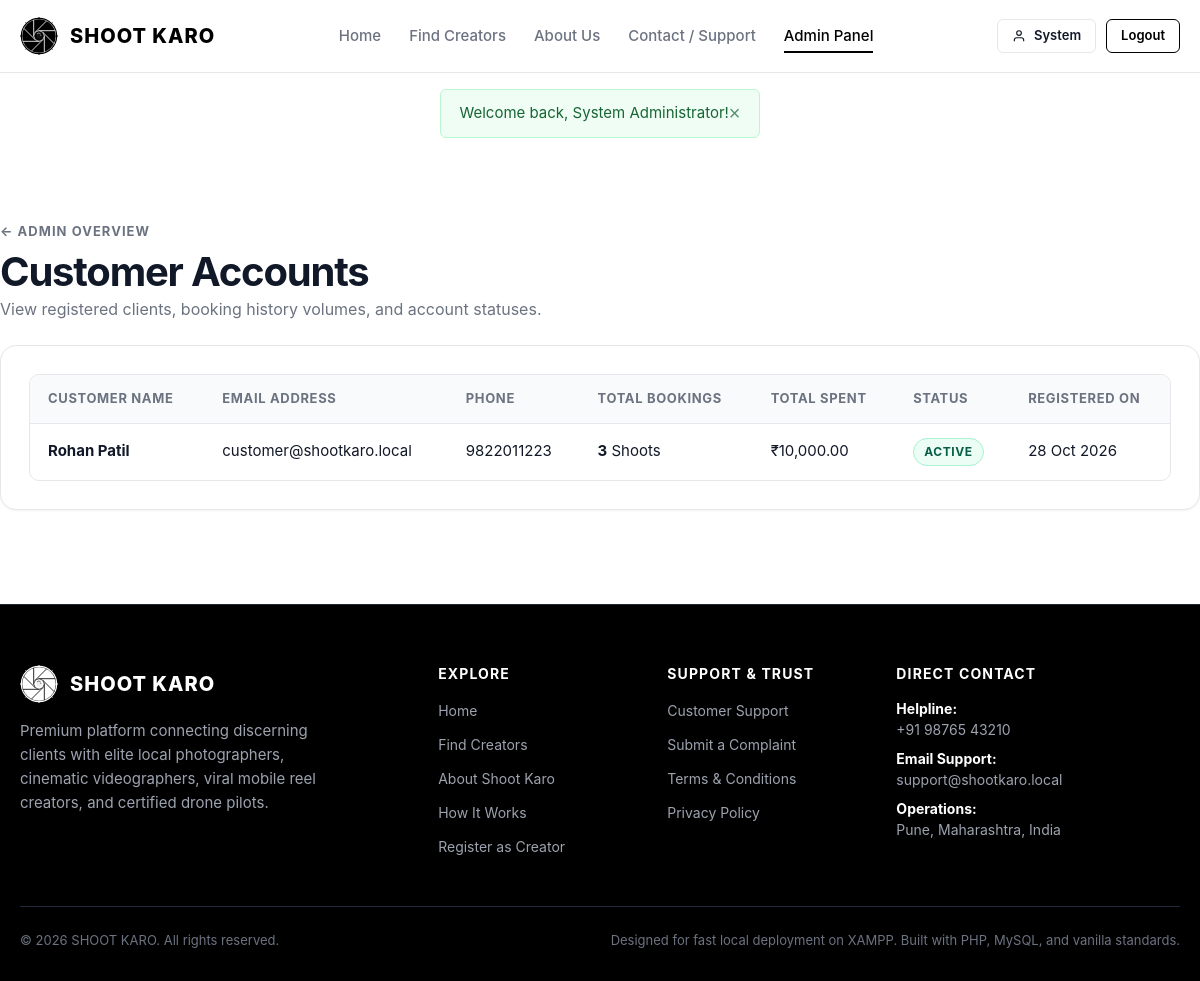
The page /admin/customers.php (signed in) on the database its author committed.
### tables this page shows
CREATE TABLE `users` (
  `id` INT UNSIGNED AUTO_INCREMENT PRIMARY KEY,
  `role` ENUM('customer', 'creator', 'admin') NOT NULL DEFAULT 'customer',
  `name` VARCHAR(120) NOT NULL,
  `email` VARCHAR(150) NOT NULL UNIQUE,
  `phone` VARCHAR(25) NOT NULL,
  `password_hash` VARCHAR(255) NOT NULL,
  `status` ENUM('active', 'pending', 'suspended') NOT NULL DEFAULT 'active',
  `created_at` TIMESTAMP DEFAULT CURRENT_TIMESTAMP,
  `updated_at` TIMESTAMP DEFAULT CURRENT_TIMESTAMP ON UPDATE CURRENT_TIMESTAMP,
  INDEX `idx_users_role` (`role`),
  INDEX `idx_users_status` (`status`)
);

### config/app.php (called while the page is built, shortened)
<?php
function url(string $path = ''): string {
    return BASE_URL . ltrim($path, '/');
}

### admin/customers.php (the view, shortened to what this page needs)
<?php
require_once dirname(__DIR__) . '/config/app.php';
require_once INCLUDES_PATH . '/functions.php';
$pdo = get_db_connection();
$customers = $pdo->query("
    SELECT
        u.*,
        COUNT(b.id) as total_bookings,
        SUM(CASE WHEN b.status = 'completed' THEN b.total_amount ELSE 0 END) as total_spent
    FROM users u
    LEFT JOIN bookings b ON u.id = b.customer_id
    WHERE u.role = 'customer'
    GROUP BY u.id
    ORDER BY u.created_at DESC
")->fetchAll();
require_once INCLUDES_PATH . '/header.php';
?>
<div class="container section">
  <div style="display: flex; justify-content: space-between; align-items: flex-end; margin-bottom: 24px; flex-wrap: wrap; gap: 16px;">
    <div>
      <div class="section-subtitle"><a href="<?php echo url('admin/index.php'); ?>" style="color: var(--text-muted);">&larr; Admin Overview</a></div>
      <h1>Customer Accounts</h1>
      <p>View registered clients, booking history volumes, and account statuses.</p>
    </div>
  </div>
  <div class="card">
    <div class="table-responsive">
      <table class="table">
        <thead>
          <tr>
            <th>Customer Name</th>
            <th>Email Address</th>
            <th>Phone</th>
            <th>Total Bookings</th>
            <th>Total Spent</th>
            <th>Status</th>
            <th>Registered On</th>
          </tr>
        </thead>
        <tbody>
          <?php if (empty($customers)): ?>
            <tr><td colspan="7" style="text-align: center; color: var(--text-muted);">No customers registered yet.</td></tr>
          <?php else: ?>
            <?php foreach ($customers as $c): ?>
              <tr>
                <td><strong><?php echo e($c['name']); ?></strong></td>
                <td><?php echo e($c['email']); ?></td>
                <td><?php echo e($c['phone']); ?></td>
                <td><strong><?php echo (int) $c['total_bookings']; ?></strong> Shoots</td>
                <td><?php echo format_inr((float) $c['total_spent']); ?></td>
                <td><?php echo get_status_badge($c['status']); ?></td>
                <td><?php echo format_date($c['created_at']); ?></td>
              </tr>
            <?php endforeach; ?>
          <?php endif; ?>
        </tbody>
      </table>
    </div>
  </div>
</div>
<?php require_once INCLUDES_PATH . '/footer.php'; ?>

### includes/functions.php (shortened to what this page needs)
<?php
function e(?string $value): string {
    return htmlspecialchars((string) $value, ENT_QUOTES, 'UTF-8');
}
function format_inr(float $amount): string {
    return '₹' . number_format($amount, 2);
}
function format_date(?string $datetime, string $format = 'd M Y'): string {
    $timestamp = strtotime($datetime);
    return $timestamp ? date($format, $timestamp) : 'N/A';
}
function get_flash(): array {
    $messages = $_SESSION['flash_messages'] ?? [];
    return $messages;
}
function render_flash(): string {
    $messages = get_flash();
    $html = '<div class="flash-messages-container">';
    foreach ($messages as $msg) {
        $type = e($msg['type']);
        $text = e($msg['message']);
        $html .= "<div class=\"alert alert-{$type}\" role=\"alert\">";
        $html .= "<span>{$text}</span>";
        $html .= "<button type=\"button\" class=\"alert-close\" onclick=\"this.parentElement.remove()\" aria-label=\"Close\">&times;</button>";
        $html .= "</div>";
    }
    $html .= '</div>';
    return $html;
}
function get_status_badge(string $status): string {
    $map = [
        'pending'     => 'badge-pending',
        'accepted'    => 'badge-info',
        'rejected'    => 'badge-danger',
        'confirmed'   => 'badge-success',
        'in_progress' => 'badge-primary',
        'completed'   => 'badge-completed',
        'cancelled'   => 'badge-danger',
        'active'      => 'badge-success',
        'suspended'   => 'badge-danger',
        'paid'        => 'badge-success',
        'advance_paid'=> 'badge-info',
        'fully_paid'  => 'badge-success',
        'open'        => 'badge-pending',
        'resolved'    => 'badge-success',
    ];
    $cls = $map[strtolower($status)] ?? 'badge-secondary';
    $label = ucwords(str_replace('_', ' ', $status));
    return "<span class=\"badge {$cls}\">{$label}</span>";
}

### assets/css/style.css (style rules this page uses)
:root { --bg-primary: #ffffff; --bg-secondary: #f9fafb; --bg-tertiary: #f3f4f6; --bg-dark: #0a0a0a; --text-main: #111827; --text-muted: #6b7280; --text-light: #9ca3af; --border-color: #e5e7eb; --border-dark: #1f2937; --primary-black: #000000; --primary-hover: #1f2937; --accent-gray: #374151; --accent-light: #e5e7eb; --shadow-sm: 0 1px 2px 0 rgba(0, 0, 0, 0.05); --shadow-md: 0 4px 6px -1px rgba(0, 0, 0, 0.08), 0 2px 4px -1px rgba(0, 0, 0, 0.04); --shadow-lg: 0 10px 25px -3px rgba(0, 0, 0, 0.1), 0 4px 6px -2px rgba(0, 0, 0, 0.05); --radius-sm: 6px; --radius-md: 10px; --radius-lg: 16px; --radius-full: 9999px; --font-family: -apple-system, BlinkMacSystemFont, "Segoe UI", Roboto, "Helvetica Neue", Arial, sans-serif; --container-max: 1200px; }
*, *::before, *::after { box-sizing: border-box; margin: 0; padding: 0; }
body { font-family: var(--font-family); background-color: var(--bg-primary); color: var(--text-main); line-height: 1.5; -webkit-font-smoothing: antialiased; min-height: 100vh; display: flex; flex-direction: column; }
a { color: inherit; text-decoration: none; transition: color 0.15s ease; }
.container { width: 100%; max-width: var(--container-max); margin-left: auto; margin-right: auto; padding-left: 20px; padding-right: 20px; }
h1, h2, h3, h4, h5, h6 { font-weight: 700; color: var(--text-main); line-height: 1.25; }
h1 { font-size: 2.5rem; letter-spacing: -0.03em; }
p { color: var(--text-muted); }
.section { padding: 70px 0; }
.section-subtitle { font-size: 0.8125rem; font-weight: 700; text-transform: uppercase; letter-spacing: 0.08em; color: var(--text-muted); margin-bottom: 6px; }
.badge { display: inline-flex; align-items: center; padding: 4px 10px; border-radius: var(--radius-full); font-size: 0.75rem; font-weight: 700; text-transform: uppercase; letter-spacing: 0.05em; border: 1px solid transparent; }
.badge-success { background-color: #ecfdf5; color: #065f46; border-color: #a7f3d0; }
.flash-messages-container { max-width: var(--container-max); margin: 16px auto 0; padding: 0 20px; }
.alert { display: flex; align-items: center; justify-content: space-between; padding: 12px 18px; border-radius: var(--radius-sm); margin-bottom: 14px; font-size: 0.9375rem; border: 1px solid; }
.alert-success { background-color: #f0fdf4; color: #166534; border-color: #bbf7d0; }
.alert-close { background: none; border: none; font-size: 1.25rem; line-height: 1; cursor: pointer; color: inherit; opacity: 0.7; }
.table-responsive { width: 100%; overflow-x: auto; border: 1px solid var(--border-color); border-radius: var(--radius-md); background-color: #ffffff; }
.table { width: 100%; border-collapse: collapse; text-align: left; font-size: 0.9375rem; }
.table th, .table td { padding: 14px 18px; border-bottom: 1px solid var(--border-color); }
.table th { background-color: var(--bg-secondary); font-weight: 700; font-size: 0.8125rem; text-transform: uppercase; letter-spacing: 0.05em; color: var(--text-muted); }
.table tr:last-child td { border-bottom: none; }
.card { background-color: #ffffff; border: 1px solid var(--border-color); border-radius: var(--radius-lg); padding: 28px; box-shadow: var(--shadow-sm); margin-bottom: 24px; }

### rows shown on the page
users: name "Rohan Patil", email "customer@shootkaro.local", phone "9822011223", total_bookings "3", total_spent "₹10,000.00", status "ACTIVE", created_at "28 Oct 2026"

### other values the page prints
APP_NAME "SHOOT KARO"
explode(' ', $user['name'])[0] "System"
$text "Welcome back, System Administrator!"
SUPPORT_PHONE "+91 98765 43210"
SUPPORT_EMAIL "support@shootkaro.local"
